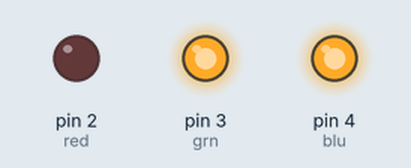
Recording of a sketch running on a simulated Arduino Uno, built with avr-gcc and run on an emulated ATmega328P. Parts: output pins drawn as LEDs (lit = HIGH).

Above: at 0.12 s.
At 0.87 s:
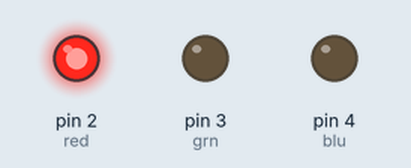
At 1.37 s:
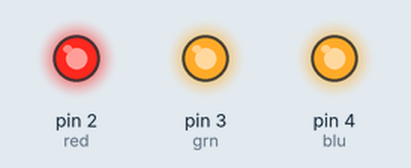
At 2.62 s:
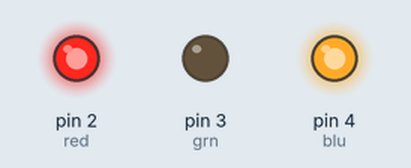
Timing chart, 0 to 3.0 s (numbered marks = the images above):
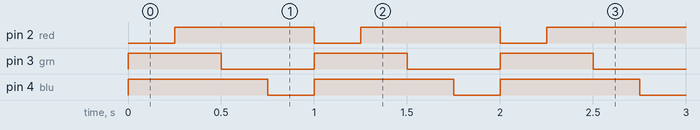

Measured:
- by itself, pin 2 (red), pin 4 (blu): alternates HIGH for 0.75 s and LOW for 0.25 s
- by itself, pin 3 (grn): alternates HIGH for 0.50 s and LOW for 0.50 s
- by itself, everything shown: repeats every 1.0 s, in 4 steps

The sketch:

Lab1-2.ino
```cpp
#define red 2
#define grn 3
#define blu 4

void setup() {
  // put your setup code here, to run once:
  pinMode(red, OUTPUT);
  pinMode(grn, OUTPUT);
  pinMode(blu, OUTPUT);

}

void loop() {
  // put your main code here, to run repeatedly:
  RGB(0,255,255); delay(250);
  RGB(255,255,255); delay(250);
  RGB(255,0,255); delay(250);
  RGB(255,0,0); delay(250);

}

void RGB(int R, int G, int B){
  analogWrite(red, R);
  analogWrite(grn, G);
  analogWrite(blu, B);
}
```
